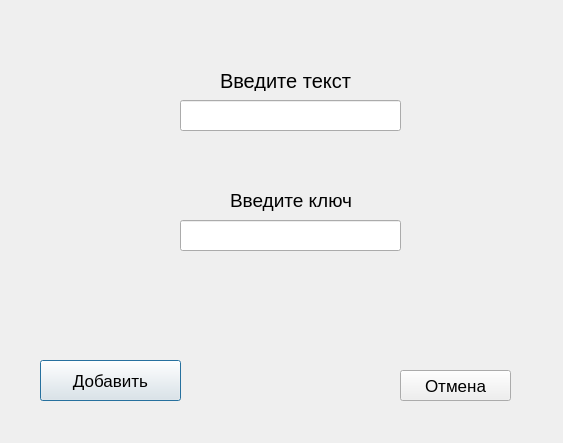
<?xml version="1.0" encoding="UTF-8"?>
<ui version="4.0">
 <class>Add_new_element_window</class>
 <widget class="QDialog" name="Add_new_element_window">
  <property name="geometry">
   <rect>
    <x>0</x>
    <y>0</y>
    <width>563</width>
    <height>443</height>
   </rect>
  </property>
  <property name="font">
   <font>
    <pointsize>13</pointsize>
   </font>
  </property>
  <property name="windowTitle">
   <string>Dialog</string>
  </property>
  <widget class="QPushButton" name="Add_button">
   <property name="enabled">
    <bool>true</bool>
   </property>
   <property name="geometry">
    <rect>
     <x>40</x>
     <y>360</y>
     <width>141</width>
     <height>41</height>
    </rect>
   </property>
   <property name="text">
    <string>Добавить</string>
   </property>
  </widget>
  <widget class="QPushButton" name="Cancel_button">
   <property name="geometry">
    <rect>
     <x>400</x>
     <y>370</y>
     <width>111</width>
     <height>31</height>
    </rect>
   </property>
   <property name="text">
    <string>Отмена</string>
   </property>
  </widget>
  <widget class="QLineEdit" name="text_line">
   <property name="geometry">
    <rect>
     <x>180</x>
     <y>100</y>
     <width>221</width>
     <height>31</height>
    </rect>
   </property>
   <property name="maxLength">
    <number>100</number>
   </property>
  </widget>
  <widget class="QLineEdit" name="key_line">
   <property name="geometry">
    <rect>
     <x>180</x>
     <y>220</y>
     <width>221</width>
     <height>31</height>
    </rect>
   </property>
  </widget>
  <widget class="QLabel" name="label">
   <property name="geometry">
    <rect>
     <x>220</x>
     <y>70</y>
     <width>161</width>
     <height>21</height>
    </rect>
   </property>
   <property name="font">
    <font>
     <pointsize>15</pointsize>
    </font>
   </property>
   <property name="text">
    <string>Введите текст</string>
   </property>
  </widget>
  <widget class="QLabel" name="label_2">
   <property name="geometry">
    <rect>
     <x>230</x>
     <y>190</y>
     <width>131</width>
     <height>21</height>
    </rect>
   </property>
   <property name="font">
    <font>
     <pointsize>14</pointsize>
    </font>
   </property>
   <property name="text">
    <string>Введите ключ</string>
   </property>
  </widget>
 </widget>
 <resources/>
 <connections/>
</ui>
